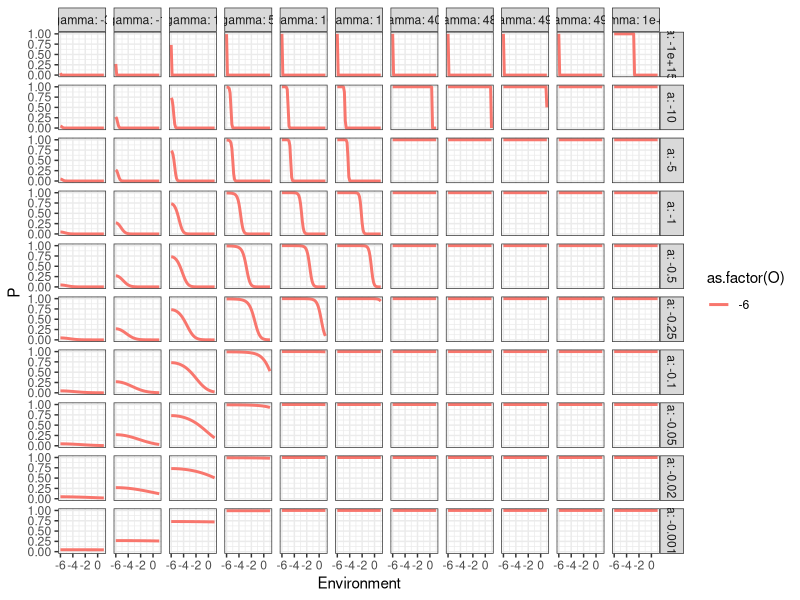

Here is the R script that generated this plot:
## ---- chunk 1
library(tidyverse)
## ---- chunk 2
# Generates all combination of parmeters (12)

# a = c(-1, -5, -10),
#   gamma = c(-1, 0, 1)

tidyr::crossing(
  a = c(-0.001, -0.02, -0.05, -0.1, -0.25, -0.5, -1, -5, -10, -1000000000000000), #c(-10, -25, -50, -100),
  O = -6, #c(-6, -3, -1),
  gamma = c(-3, -1, 1, 5, 10, 15, 400, 480, 490, 495, 10000000000000000),
  Environment = (seq(-6,1, length.out =50)) # 0.001
) %>% 
  mutate(P = 1 / (1 + exp(-(a * (Environment - O)^2 + gamma)))) %>% 
  unite(a, O, gamma, col = "Combinaison", sep = " ", remove = F) %>% 
  mutate(Combinaison = as.factor(Combinaison)) %>% 
  
  ggplot(aes(x=Environment, y=P, col = as.factor(O), group = paste(O, a, gamma))) +
  # xlim(0,1) +
  geom_line(linewidth=1) +
  facet_grid(a ~ gamma, labeller = label_both) +
  theme_bw()  #+
# scale_color_viridis_c()

# ggsave("Explo_parameters_canonic_quadratic.png", path = "D:/Mes Donnees/PhD/Figures/Art", width = 25, height = 15, units = "cm", dpi=800, bg="white")
